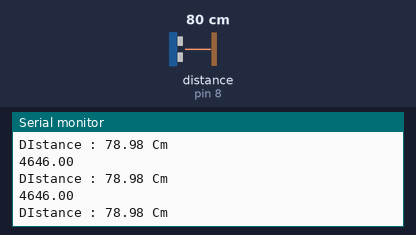
The sketch below on a simulated Arduino Uno, built with avr-gcc and run on an emulated ATmega328P. Shown: the last lines printed to the serial monitor. Wiring (inferred from the names in the program): ultrasonic range finder: trigger pin 9; echo pin 8. The test bench sets the inputs (shaded band); at power-on: distance to the obstacle (sensor on pin 8) 80 cm. The echo pulse lasts 58.3 µs per cm; the ROS host is connected and sends only what is stated.

Above: at 1.2 s.
1.3 s: distance to the obstacle (sensor on pin 8) set to 2 cm
At 1.6 s:
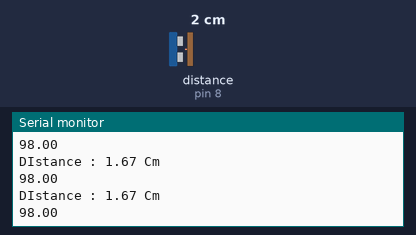
2.8 s: distance to the obstacle (sensor on pin 8) set to 4 cm
At 2.83 s:
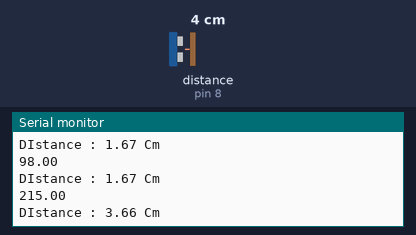
5.8 s: distance to the obstacle (sensor on pin 8) set to 18 cm
At 5.89 s:
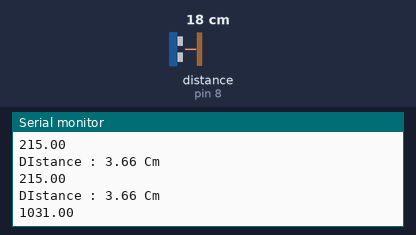
Timing chart, 0 to 8.8 s (numbered marks = the images above; inputs shaded):
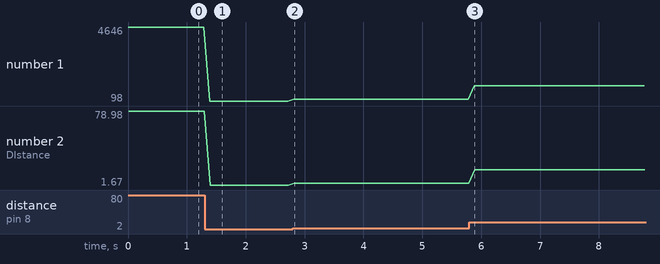

Measured:
- after the input at 1.3 s, the serial monitor: prints a new line after 0.09 s (image 1)
- after the input at 2.8 s, the serial monitor: prints a new line at once (image 2)
- after the input at 5.8 s, the serial monitor: prints a new line after 0.08 s (image 3)
- plotted number 1: 4646 → 98 after the input at 1.3 s, 98 → 215 after the input at 2.8 s, 215 → 1031 after the input at 5.8 s
- plotted number 2: 78.98 → 1.67 after the input at 1.3 s, 1.67 → 3.66 after the input at 2.8 s, 3.66 → 17.53 after the input at 5.8 s

The sketch:

ultrasonic_ros.ino
```cpp
#define TRIG 9
#define ECHO 8

#include <ros.h>
#include <std_msgs/Float32.h>

ros::NodeHandle nh;
std_msgs::Float32 distance_;
ros::Publisher distancePublisher("/distance", &distance_);

void setup()
{
  nh.initNode();
  nh.advertise(distancePublisher);
  Serial.begin(9600);
  pinMode(TRIG, OUTPUT);
  pinMode(ECHO, INPUT);
}

void loop()
{
  float duration, distance;
  digitalWrite(TRIG, LOW);
  delayMicroseconds(2);
  digitalWrite(TRIG, HIGH);
  delayMicroseconds(10);
  digitalWrite(TRIG, LOW);

  duration = pulseIn (ECHO, HIGH);
  distance = duration * 17 / 1000;

  Serial.println(duration);
  Serial.print("\nDIstance : ");
  Serial.print(distance);
  Serial.println(" Cm");

  distance_.data = distance;
  distancePublisher.publish(&distance_);
  nh.spinOnce();
  delay(100);
}
```
